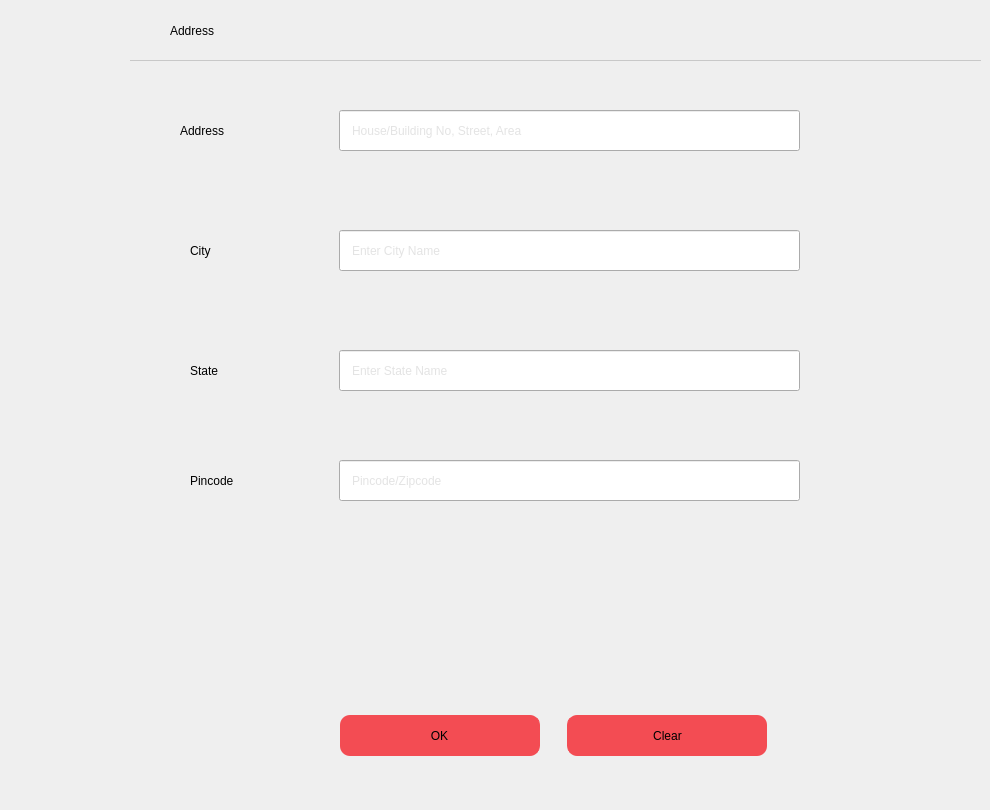
       <widget class="QWidget" name="pg_Address">
        <widget class="QFrame" name="frm_Address">
         <property name="geometry">
          <rect>
           <x>130</x>
           <y>60</y>
           <width>851</width>
           <height>741</height>
          </rect>
         </property>
         <property name="styleSheet">
          <string notr="true">#frm_Address {
	border-top: 1px solid rgb(200, 200, 200);
}</string>
         </property>
         <property name="frameShape">
          <enum>QFrame::StyledPanel</enum>
         </property>
         <property name="frameShadow">
          <enum>QFrame::Raised</enum>
         </property>
         <widget class="QLabel" name="lbl_HouseNumber">
          <property name="geometry">
           <rect>
            <x>50</x>
            <y>50</y>
            <width>171</width>
            <height>41</height>
           </rect>
          </property>
          <property name="text">
           <string>Address</string>
          </property>
         </widget>
         <widget class="QLineEdit" name="txt_HouseNumber">
          <property name="geometry">
           <rect>
            <x>209</x>
            <y>50</y>
            <width>461</width>
            <height>41</height>
           </rect>
          </property>
          <property name="styleSheet">
           <string notr="true">padding-left: 10px;
padding-right: 10px;
color: rgb(200, 200, 200);
</string>
          </property>
          <property name="placeholderText">
           <string>House/Building No, Street, Area</string>
          </property>
          <property name="clearButtonEnabled">
           <bool>true</bool>
          </property>
         </widget>
         <widget class="QLabel" name="lbl_AddressCity">
          <property name="geometry">
           <rect>
            <x>60</x>
            <y>170</y>
            <width>101</width>
            <height>41</height>
           </rect>
          </property>
          <property name="text">
           <string>City</string>
          </property>
         </widget>
         <widget class="QLineEdit" name="txt_AddressCity">
          <property name="geometry">
           <rect>
            <x>209</x>
            <y>170</y>
            <width>461</width>
            <height>41</height>
           </rect>
          </property>
          <property name="styleSheet">
           <string notr="true">padding-left: 10px;
padding-right: 10px;
color: rgb(200, 200, 200);
</string>
          </property>
          <property name="placeholderText">
           <string>Enter City Name</string>
          </property>
          <property name="clearButtonEnabled">
           <bool>true</bool>
          </property>
         </widget>
         <widget class="QLineEdit" name="txt_AddressState">
          <property name="geometry">
           <rect>
            <x>209</x>
            <y>290</y>
            <width>461</width>
            <height>41</height>
           </rect>
          </property>
          <property name="styleSheet">
           <string notr="true">padding-left: 10px;
padding-right: 10px;
color: rgb(200, 200, 200);
</string>
          </property>
          <property name="placeholderText">
           <string>Enter State Name</string>
          </property>
          <property name="clearButtonEnabled">
           <bool>true</bool>
          </property>
         </widget>
         <widget class="QLabel" name="lbl_AddressState">
          <property name="geometry">
           <rect>
            <x>60</x>
            <y>290</y>
            <width>101</width>
            <height>41</height>
           </rect>
          </property>
          <property name="text">
           <string>State</string>
          </property>
         </widget>
         <widget class="QPushButton" name="btn_AddressClear">
          <property name="geometry">
           <rect>
            <x>437</x>
            <y>655</y>
            <width>200</width>
            <height>41</height>
           </rect>
          </property>
          <property name="cursor">
           <cursorShape>PointingHandCursor</cursorShape>
          </property>
          <property name="styleSheet">
           <string notr="true">#btn_AddressClear {
	border-left: 1px solid rgb(243, 76, 83);
	border-radius: 10px;
	background: rgb(243, 76, 83);
}

#btn_AddressClear:hover {
	background: rgb(255, 56, 60);
}</string>
          </property>
          <property name="text">
           <string>Clear</string>
          </property>
         </widget>
         <widget class="QPushButton" name="btn_AddressOK">
          <property name="geometry">
           <rect>
            <x>210</x>
            <y>655</y>
            <width>200</width>
            <height>41</height>
           </rect>
          </property>
          <property name="cursor">
           <cursorShape>PointingHandCursor</cursorShape>
          </property>
          <property name="styleSheet">
           <string notr="true">#btn_AddressOK {
	border-right: 1px solid rgb(243, 76, 83);
	border-radius: 10px;
	background: rgb(243, 76, 83);
}

#btn_AddressOK:hover {
	background: rgb(255, 50, 60);
}</string>
          </property>
          <property name="text">
           <string>OK</string>
          </property>
         </widget>
         <widget class="QLabel" name="lbl_AdressPincode">
          <property name="geometry">
           <rect>
            <x>60</x>
            <y>400</y>
            <width>71</width>
            <height>41</height>
           </rect>
          </property>
          <property name="text">
           <string>Pincode</string>
          </property>
         </widget>
         <widget class="QLineEdit" name="lbl_AddressPincode">
          <property name="geometry">
           <rect>
            <x>209</x>
            <y>400</y>
            <width>461</width>
            <height>41</height>
           </rect>
          </property>
          <property name="styleSheet">
           <string notr="true">padding-left: 10px;
padding-right: 10px;
color: rgb(200, 200, 200);
</string>
          </property>
          <property name="placeholderText">
           <string>Pincode/Zipcode</string>
          </property>
          <property name="clearButtonEnabled">
           <bool>true</bool>
          </property>
         </widget>
        </widget>
        <widget class="QLabel" name="lbl_Address">
         <property name="geometry">
          <rect>
           <x>170</x>
           <y>10</y>
           <width>91</width>
           <height>41</height>
          </rect>
         </property>
         <property name="text">
          <string>Address</string>
         </property>
        </widget>
       </widget>
